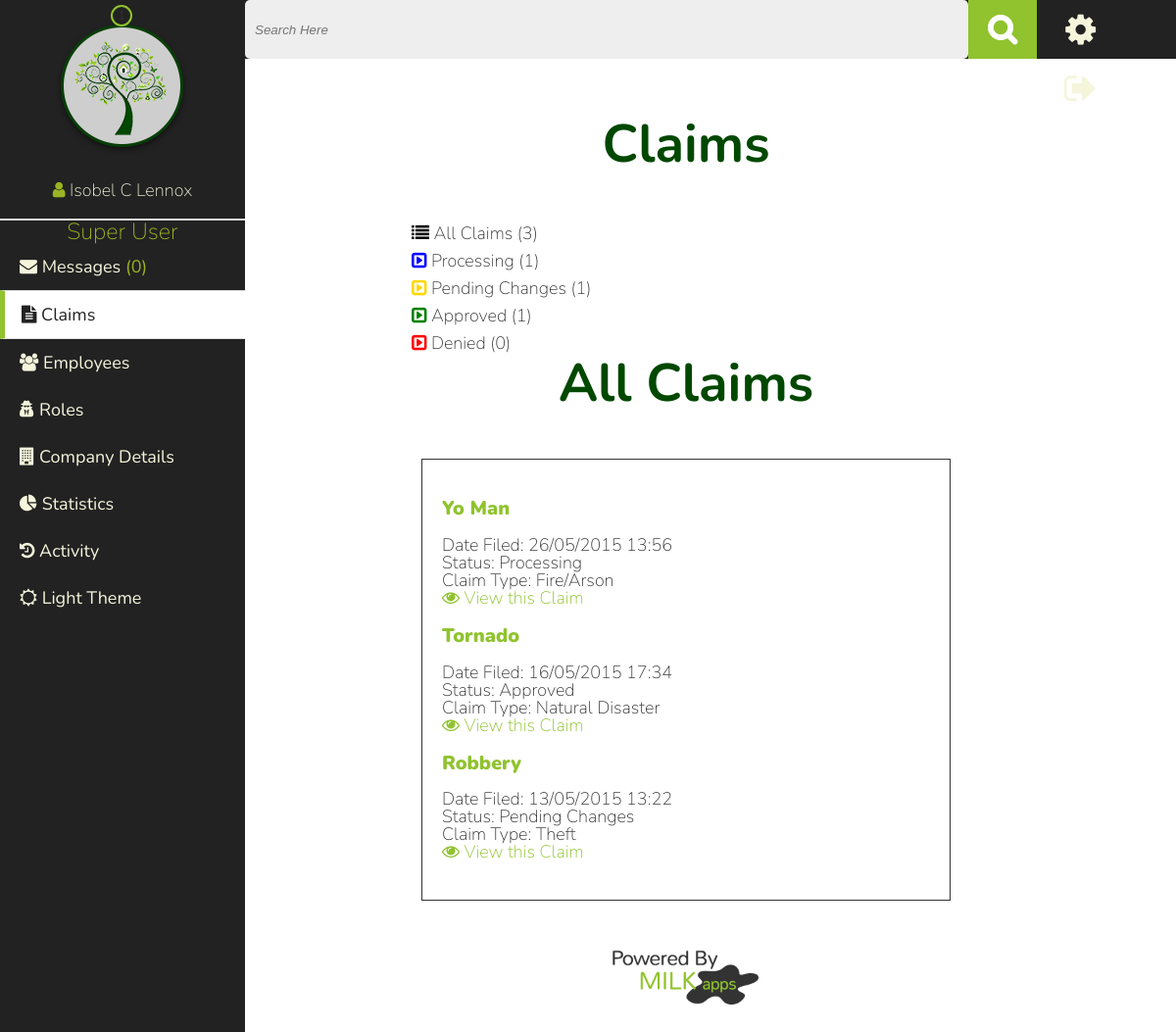
/claims.php (signed in), run on the app's committed database.
### tables this page shows
CREATE TABLE IF NOT EXISTS `company_details` (
  `id` int(11) NOT NULL,
  `logo` varchar(60) DEFAULT NULL,
  `name` varchar(60) NOT NULL,
  `address` varchar(60) NOT NULL,
  `city` varchar(60) NOT NULL,
  `state` varchar(20) NOT NULL,
  `zip` varchar(10) NOT NULL,
  `phone` varchar(20) NOT NULL,
  `content` varchar(500) NOT NULL
);

CREATE TABLE IF NOT EXISTS `roles` (
  `id` int(11) NOT NULL,
  `name` varchar(60) NOT NULL
);

CREATE TABLE IF NOT EXISTS `claims` (
  `id` int(11) NOT NULL,
  `status_id` int(7) NOT NULL,
  `datetime` varchar(60) NOT NULL,
  `title` varchar(60) NOT NULL,
  `notes` varchar(999) NOT NULL,
  `claim_type` int(7) NOT NULL,
  `user_id` int(7) NOT NULL,
  `updated` varchar(10) NOT NULL,
  `hidden` int(1) NOT NULL
);

CREATE TABLE IF NOT EXISTS `status_types` (
  `id` int(11) NOT NULL,
  `name` varchar(60) NOT NULL
);

CREATE TABLE IF NOT EXISTS `claim_types` (
  `id` int(11) NOT NULL,
  `name` varchar(30) NOT NULL
);

### claims.php (the view)
<?php
$current_page="claims";
include("inc/header.php"); ?>
<h1>Claims</h1>
         <?php
            $all_query  = "SELECT COUNT(*) as total FROM claims WHERE status_id != 1";
            $all_result = mysqli_query($connection, $all_query);
            $data=mysqli_fetch_assoc($all_result);
            $pending_query  = "SELECT COUNT(*) as total FROM claims WHERE status_id=0";
            $pending_result = mysqli_query($connection, $pending_query);
            $pdata=mysqli_fetch_assoc($pending_result);
            $waiting_query  = "SELECT COUNT(*) as total FROM claims WHERE status_id=4";
            $waiting_result = mysqli_query($connection, $waiting_query);
            $wdata=mysqli_fetch_assoc($waiting_result);
            $approved_query  = "SELECT COUNT(*) as total FROM claims WHERE status_id=2";
            $approved_result = mysqli_query($connection, $approved_query);
            $adata=mysqli_fetch_assoc($approved_result);
            $denied_query  = "SELECT COUNT(*) as total FROM claims WHERE status_id=3";
            $denied_result = mysqli_query($connection, $denied_query);
            $ddata=mysqli_fetch_assoc($denied_result);
        ?>
        <ul>
           <li><a href="claims.php"><i class="fa fa-list black"></i> All Claims</a> (<?php echo $data['total']; ?>)</li>
           <li><a href="claims.php?pending"><i class="fa fa-caret-square-o-right blue"></i> Processing</a> (<?php echo $pdata['total']; ?>)</li>
           <li><a href="claims.php?changes"><i class="fa fa-caret-square-o-right yellow"></i> Pending Changes</a> (<?php echo $wdata['total']; ?>)</li>
           <li><a href="claims.php?approved"><i class="fa fa-caret-square-o-right green"></i> Approved</a> (<?php echo $adata['total']; ?>)</li>
           <li><a href="claims.php?denied"><i class="fa fa-caret-square-o-right red"></i> Denied</a> (<?php echo $ddata['total']; ?>)</li>
        </ul>
       <?php
    if(isset($_GET['pending'])){
        echo "<h1>Unprocessed Claims</h1>";
        $query  = "SELECT * FROM claims WHERE status_id=0 ORDER BY id DESC";
    }elseif(isset($_GET['changes'])){
        echo "<h1>Awaiting Client Changes</h1>";
        $query  = "SELECT * FROM claims WHERE status_id=4 ORDER BY id DESC";
    }elseif(isset($_GET['approved'])){
        echo "<h1>Approved Claims</h1>";
       $query  = "SELECT * FROM claims WHERE status_id=2 ORDER BY id DESC";
    }elseif(isset($_GET['denied'])){
        echo "<h1>Denied Claims</h1>";
        $query  = "SELECT * FROM claims WHERE status_id=3 ORDER BY id DESC";
    }else{
  echo "<h1>All Claims</h1>";
    $query  = "SELECT * FROM claims WHERE status_id != 1 ORDER BY id DESC";
    }
    $result = mysqli_query($connection, $query);
    if($result){
        echo "<div class=\"claims_list\">";
        foreach($result as $show){
            echo "<div class=\"claims\">";
    $type_query  = "SELECT * FROM claim_types WHERE id={$show['claim_type']}";
    $type_result = mysqli_query($connection, $type_query);
    if($type_result){
        $type_array=mysqli_fetch_assoc($type_result);
        $claim_type=$type_array['name'];
    }
    $status_query  = "SELECT * FROM status_types WHERE id={$show['status_id']}";
    $status_result = mysqli_query($connection, $status_query);
    if($status_result){
        $status_array=mysqli_fetch_assoc($status_result);
        $status=$status_array['name'];
    }
            echo "<a href=\"claim_details.php?id=".$show['id']."\"><h4>".$show['title']."</h4></a><br/>";
            echo "Date Filed: ".$show['datetime']."<br/>";
            echo "Status: ".$status."<br/>";
            echo "Claim Type: ".$claim_type."<br/>";
               echo "<a href=\"claim_details.php?id=".$show['id']."\"><i class=\"fa fa-eye\"></i> View this Claim</a>";
            echo "</div>";
            }
        echo "</div>";
        }
?>
<?php include("inc/footer.php"); ?>

### inc/header.php (shortened to what this page needs)
<!DOCTYPE html>
<html>
    <head>
        <?php if(isset($_SESSION['theme'])){
        if($_SESSION['theme']==1){
                     ?>
                    <link rel="stylesheet" href="css/style.css">
                    <link rel="stylesheet" href="css/dark-theme.css">
            <?php  }else{
                      ?>
                    <link rel="stylesheet" href="css/style.css">
            <?php   }
        }else{ ?>
            <link rel="stylesheet" href="css/style.css">
        <?php } ?>
        <link rel="stylesheet" href="//maxcdn.bootstrapcdn.com/font-awesome/4.3.0/css/font-awesome.min.css">
    </head>
<body>
<nav>
  <div class= 'logo_user'>
    <?php
        $logo_query="SELECT * FROM company_details";
        $logo_found=mysqli_query($connection, $logo_query);;
        if($logo_found){
            $details=mysqli_fetch_assoc($logo_found);
            $logo=$details['logo'];
        }else{
            $logo="img/under_my_roof_sm.png";
        }
        ?>
    <a href="index.php"><img src="<?php echo $logo; ?>" alt="Greenwell Bank Logo"></a><br>
    <i class="fa fa-user"> </i> <a title="Your Profile" href="profile.php"><?php echo $_SESSION['username']; ?></a>
  </div>
<?php
if($_SESSION['is_employee']==0){
         ?>
        <ul>
         <?php
                if(!isset($current_page) || $current_page=="dashboard"){
                    echo "<li class=\"current_page\"><a href=\"index.php\"><i class=\"fa fa-tachometer\"></i> Dashboard</a></li>";
                }else{
                   echo " <li><a href=\"index.php\"><i class=\"fa fa-tachometer\"></i> Dashboard</a></li>";
                }
            ?>
                <?php
                if(isset($current_page) && $current_page=="inventory"){
                    echo "<li class=\"current_page\"><a href='inventory.php'><i class=\"fa fa-cubes\"></i> Inventory</a>";
                    echo "<ul>";
                    if(isset($sub_page)&&($sub_page == "add_item")) {
                      echo "<li class=\"sub_page\"><a href='add_item.php'><i class=\"fa fa-plus\"></i> Add Item</a></li>";
                    } else {
                      echo "<li><a href=\"add_item.php\"><i class=\"fa fa-plus\"></i> Add Item</a></li>";
                    }
                    if(isset($sub_page)&&($sub_page == "view_rooms")) {
                      echo "<li class=\"sub_page\"><a href='rooms.php'><i class=\"fa fa-eye\"></i> View Rooms</a></li>";
                    } else {
                      echo "<li><a href='rooms.php'><i class=\"fa fa-eye\"></i> View Rooms</a></li>";
                    }
                    echo "</ul></li>";
                ?>
            <?php
                }else{
                   echo " <li><a href='inventory.php'><i class=\"fa fa-cubes\"></i> Inventory</a> ";
                     ?>
              <ul>
                <li><a href="add_item.php"><i class="fa fa-plus"></i> Add Item</a></li>
                <li><a href="rooms.php"><i class="fa fa-eye"></i> View Rooms</a></li>
              </ul> </li>
               <?php
                }
    if(isset($current_page) && $current_page=="claims"){  ?>
            <li class="current_page"><a href="claim_history.php"><i class="fa fa-folder-open"></i> Claims</a>
            <ul>
          <?php
              if(isset($sub_page)&&($sub_page == "file_claim")) {
                echo "<li class=\"sub_page\"><a href=\"file_new_claim.php\"><i class=\"fa fa-file-text\"></i> File Claim</a></li> ";
              } else {
                echo "<li><a href=\"file_new_claim.php\"><i class=\"fa fa-file-text\"></i> File Claim</a></li>";
              }?>
            </ul>
            </li>
<?php }else{
            $all_query  = "SELECT COUNT(*) as total FROM claims WHERE user_id={$_SESSION['user_id']} AND status_id=4";
            $all_result = mysqli_query($connection, $all_query);
            $data=mysqli_fetch_assoc($all_result);
        if($data['total']==0){ $claim_alert=""; $total_alerts=""; }else{ $claim_alert="claim_alert"; $total_alerts=$data['total']; }
          ?>
            <li class='alert_container'><a href="claim_history.php"><i class="fa fa-folder-open"></i> Claims</a> <div class="<?php echo $claim_alert; ?>"><?php echo $total_alerts; ?></div>
                <ul>
                 <li><a href="file_new_claim.php"><i class="fa fa-file-text"></i> File Claim</a></li>
                </ul>
            </li>
   <?php }
             if(isset($current_page) && $current_page=="activity"){ ?>
            <li class="current_page"><a href="activity.php"><i class="fa fa-history"></i> Activity</a></li>
            <?php }else{ ?>
             <li><a href="activity.php"><i class="fa fa-history"></i> Activity</a></li>
           <?php  }
            if(isset($current_page) && $current_page=="help"){?>
            <li class="current_page"><a href="help.php"><i class="fa fa-question"></i> Help</a></li>
             <?php }else{ ?>
              <li><a href="help.php"><i class="fa fa-question"></i> Help</a></li>
              <?php  } ?>
        </ul>
<?php }else{
     ?>
     <?php
    $role_query  = "SELECT * FROM roles WHERE id={$_SESSION['role']}";
    $role_result = mysqli_query($connection, $role_query);
    if($role_result){
        $role=mysqli_fetch_assoc($role_result);
        echo "<h4>".$role['name']."</h4>";
    }
    $claim_notification="SELECT COUNT(*) as total FROM claims WHERE status_id=0";
    $result=mysqli_query($connection, $claim_notification);
    $data=mysqli_fetch_assoc($result);
    $total= $data['total'];
   $role=0;
     foreach($_SESSION['permissions'] as $key => $val){
        if($val==3){
            $role++;
        }
    }  ?>
            <ul>
                   <?php
                    $message_query="SELECT COUNT(*) as messages FROM messages WHERE sent_to={$_SESSION['user_id']} AND viewed=0";
                    $message_found=mysqli_query($connection, $message_query);
                    $mes=mysqli_fetch_assoc($message_found);
                    $num_messg= $mes['messages'];
                    ?>
                <?php  if(isset($current_page) &&  $current_page=="messages"){ ?>
                        <li class="current_page"><a href="messages.php"><i class="fa fa-envelope"></i> Messages </a>(<?php echo $num_messg; ?>)</li>
              <?php  }else{ ?>
                      <li><a href="messages.php"><i class="fa fa-envelope"></i> Messages </a>(<?php echo $num_messg; ?>)</li>
             <?php   } ?>
                <?php
                      if(isset($current_page) && $current_page=="claims"){ ?>
                <li class="current_page"><a href="claims.php?pending"><i class="fa fa-file-text"></i> Claims </a><div class="claim_alert"><?php echo $total; ?></div></li>
              <?php  }else{ ?>
                <li><a href="claims.php?pending"><i class="fa fa-file-text"></i> Claims </a><div class="claim_alert"><?php echo $total; ?></div></li>
             <?php   } ?>
                <?php  if(isset($current_page) && $current_page=="employees"){ ?>
                        <li class="current_page"><a href="employees.php"><i class="fa fa-users"></i> Employees</a></li>
              <?php  }else{ ?>
                     <li><a href="employees.php"><i class="fa fa-users"></i> Employees</a></li>
             <?php   } ?>
                <?php  if(isset($current_page) && $current_page=="roles"){
                        if($role == 1){ ?>
                            <li class="current_page"><a href="roles.php"><i class="fa fa-user-secret"></i> Roles</a></li>
                        <?php }?>
              <?php  }else{
                        if($role == 1){ ?>
                <li><a href="roles.php"><i class="fa fa-user-secret"></i> Roles</a></li>
                <?php }?>
             <?php   } ?>
            <?php  if(isset($current_page) && $current_page=="company"){ ?>
                        <li class="current_page"><a href="company_details.php"><i class="fa fa-building"></i> Company Details</a></li>
              <?php  }else{ ?>
                      <li><a href="company_details.php"><i class="fa fa-building"></i> Company Details</a></li>
             <?php   } ?>
               <?php  if(!isset($current_page) || $current_page=="dashboard"){ ?>
                        <li class="current_page"><a href="index.php"><i class="fa fa-pie-chart"></i> Statistics</a></li>
              <?php  }else{ ?>
                  <li><a href="index.php"><i class="fa fa-pie-chart"></i> Statistics</a></li>
             <?php   } ?>
                <?php if(isset($current_page) && $current_page=="activity"){ ?>
                <li class="current_page"><a href="activity.php"><i class="fa fa-history"></i> Activity</a></li>
                    <?php }else{ ?>
                     <li><a href="activity.php" ><i class="fa fa-history"></i> Activity</a></li>
                   <?php  } ?>
            </ul>
<?php }  ?>
            <ul id="themes">
                 <?php if(isset($_SESSION['theme'])){
            if($_SESSION['theme']==1){
                  echo "<li><a href=\"edit.php?theme\"><i class=\"fa fa-sun-o\"></i> Light Theme</a></li>";
                    }else{
                    echo "<li><a href=\"edit.php?theme\"><i class=\"fa fa-moon-o\"></i> Dark Theme</a></li>";
                    }
                }else{
            echo "<li><a href=\"edit.php?theme\"><i class=\"fa fa-moon-o\"></i> Dark Theme</a></li>";
            }
        ?>
             </ul>
          </nav>
<header>
    <div class="search_container">
        <form class='search' action="search.php" method="POST">
          <input type="search" placeholder='Search Here' name="query" id="searchbar">
          <input type="submit" name="search" id="nav_search" value="&#xf002;">
      </form>
  </div>
    <div class="account_links">
        <div>
          <a title="Manage Account Settings" href="settings.php?user=<?php echo $_SESSION['user_id'] ?>"><i id="spinCog" class="fa fa-cog fa-2x"></i></a>
        </div>
        <div>
          <a title="Log Out" href="logout.php"><i class="fa fa-sign-out fa-2x"></i></a>
        </div>
    </div>
</header>
        <div class="clearfix" id="page">
              <div class="content_wrapper">

### data on the page
company_details: logo (picture)
roles: name "Super User"
claims: title "Yo Man", datetime "26/05/2015 13:56", status_types.name "Processing", claim_types.name "Fire/Arson"
claims: title "Tornado", datetime "16/05/2015 17:34", status_types.name "Approved", claim_types.name "Natural Disaster"
claims: title "Robbery", datetime "13/05/2015 13:22", status_types.name "Pending Changes", claim_types.name "Theft"

### other printed values
$_SESSION['username'] "Isobel C Lennox"
$num_messg "0"
$data['total'] "3"
$pdata['total'] "1"
$wdata['total'] "1"
$adata['total'] "1"
$ddata['total'] "0"
